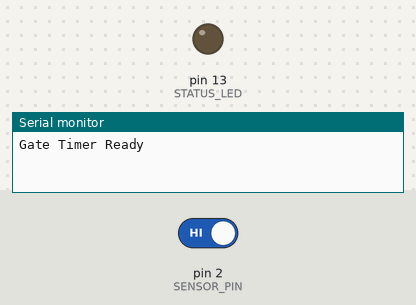
The sketch below on a simulated Arduino Uno, built with avr-gcc and run on an emulated ATmega328P. On the bench: output pins drawn as LEDs (lit = HIGH), the last lines printed to the serial monitor. The test bench sets the inputs (shaded band); at power-on: pin 2 (SENSOR_PIN) HIGH.

Above: at 1.2 s.
1.3 s: pin 2 (SENSOR_PIN) driven LOW
At 1.9 s:
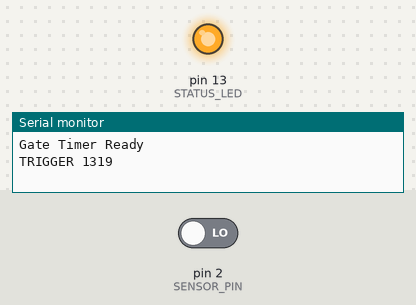
2.8 s: pin 2 (SENSOR_PIN) driven HIGH
At 4.2 s:
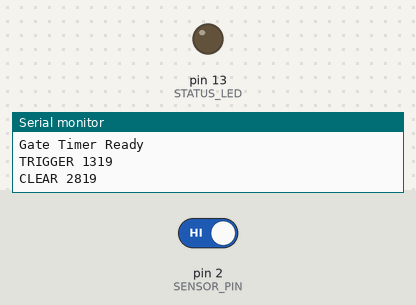
Timing chart, 0 to 5.8 s (numbered marks = the images above; inputs shaded):
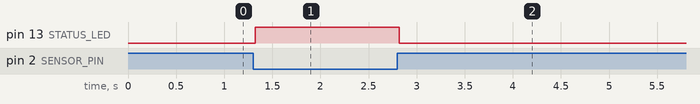

The sketch:

uno_gate_sensor.ino
```cpp
/*
 * SKRC gate sensor — Arduino UNO / UNO R4 WiFi
 * E18-D80NK infrared sensor
 *
 * Wiring:
 *   Brown -> 5V
 *   Blue  -> GND
 *   Black -> D2
 *
 * The sensor output is active LOW. The sketch uses Arduino's internal pull-up
 * and emits one line per stable edge at 115200 baud:
 *   TRIGGER <millis>  - an object is detected
 *   CLEAR <millis>    - the beam is clear again
 */

#include <Arduino.h>

const uint8_t SENSOR_PIN = 2;
const uint8_t STATUS_LED = LED_BUILTIN;
const unsigned long DEBOUNCE_MS = 20;

bool lastStableState = HIGH;
bool lastReading = HIGH;
unsigned long lastChangeTime = 0;

void setup() {
  pinMode(SENSOR_PIN, INPUT_PULLUP);
  pinMode(STATUS_LED, OUTPUT);
  digitalWrite(STATUS_LED, LOW);

  Serial.begin(115200);
  // Do not wait for Serial: the gate must work even when the desktop app opens
  // the port after the Arduino has booted.
  Serial.println("Gate Timer Ready");
}

void loop() {
  const bool reading = digitalRead(SENSOR_PIN);

  if (reading != lastReading) {
    lastChangeTime = millis();
    lastReading = reading;
  }

  if ((millis() - lastChangeTime) >= DEBOUNCE_MS && reading != lastStableState) {
    lastStableState = reading;

    if (lastStableState == LOW) {
      digitalWrite(STATUS_LED, HIGH);
      Serial.print("TRIGGER ");
      Serial.println(millis());
    } else {
      digitalWrite(STATUS_LED, LOW);
      Serial.print("CLEAR ");
      Serial.println(millis());
    }
  }
}
```

Measured:
- after the input at 1.3 s, pin 13 (STATUS_LED): LOW → HIGH at once
- after the input at 2.8 s, pin 13 (STATUS_LED): HIGH → LOW at once
